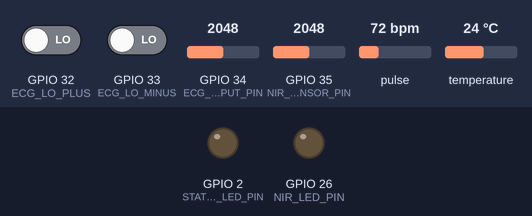
The sketch below on a simulated ESP32. On the bench: output pins drawn as LEDs (lit = HIGH). Inputs (shaded band) come from the test bench; at power-on: pulse 72 bpm, temperature 24 °C, GPIO 32 (ECG_LO_PLUS) LOW, GPIO 35 (NIR_SENSOR_PIN) = 2048, GPIO 33 (ECG_LO_MINUS) LOW, GPIO 34 (ECG_OUTPUT_PIN) = 2048. WiFi joins after 1.5 s; servers stay silent unless stated; uploads are accepted with an empty reply; EEPROM starts erased; what the sketch prints to the serial monitor is not drawn.

Above: at 0.6 s.
At 3.2 s:
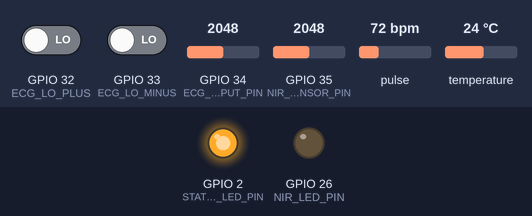
3.3 s: pulse set to 42 bpm
12.3 s: temperature set to 41 °C
At 20.82 s:
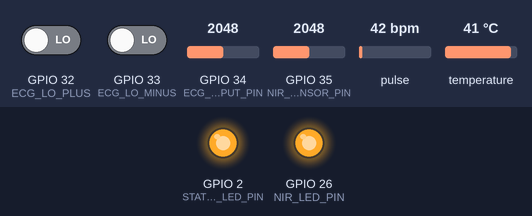
22.3 s: GPIO 32 (ECG_LO_PLUS) driven HIGH
32.2 s: pulse set to 130 bpm
42.3 s: GPIO 35 (NIR_SENSOR_PIN) set to 160
Timing chart, 0 to 52.4 s (numbered marks = the images above; inputs shaded):
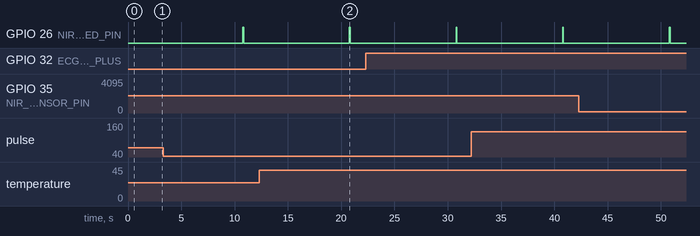

The sketch:

smart_health_monitor.ino
```cpp
/*
 * ============================================================
 *   Smart Health Monitoring System v2.0
 *   Team: Md Yunus, Vishal Yadav, Ankur Sharma
 *   Hardware: ESP32 WROOM-32
 *   Sensors: MAX30102, DS18B20, AD8232, NIR Glucose Module
 * ============================================================
 *
 * LIBRARIES REQUIRED (install via Arduino IDE Library Manager):
 *   - MAX30105 by SparkFun Electronics
 *   - heartRate by SparkFun Electronics (bundled with MAX30105)
 *   - DallasTemperature by Miles Burton
 *   - OneWire by Paul Stoffregen
 *   - ArduinoJson by Benoit Blanchon
 *   - HTTPClient (built-in with ESP32 core)
 *   - WiFi (built-in with ESP32 core)
 */

// ============================================================
//  INCLUDES
// ============================================================
#include <Wire.h>
#include <WiFi.h>
#include <HTTPClient.h>
#include <ArduinoJson.h>
#include <Preferences.h>
#include "MAX30105.h"
#include "heartRate.h"
#include <OneWire.h>
#include <DallasTemperature.h>

// ============================================================
//  WiFi CREDENTIALS — change these
// ============================================================
const char* WIFI_SSID     = "YOUR_WIFI_SSID";
const char* WIFI_PASSWORD = "YOUR_WIFI_PASSWORD";

// ============================================================
//  BACKEND SERVER — change to your Golang server IP/URL
// ============================================================
const char* SERVER_URL = "http://192.168.1.100:8080/api/readings";
const char* DEVICE_KEY = "esp32_device_key_here";
const int   PATIENT_ID = 1;

// ============================================================
//  GPIO PIN DEFINITIONS
// ============================================================

// DS18B20 Temperature Sensor
#define DS18B20_PIN     5       // GPIO5 — Data pin (with 4.7kΩ pull-up to 3.3V)

// AD8232 ECG Module
#define ECG_OUTPUT_PIN  34      // GPIO34 — Analog output (ADC)
#define ECG_LO_PLUS     32      // GPIO32 — Leads-off detection +
#define ECG_LO_MINUS    33      // GPIO33 — Leads-off detection -

// NIR Glucose Sensor (custom IR + photodiode)
#define NIR_SENSOR_PIN  35      // GPIO35 — Analog input from photodiode
#define NIR_LED_PIN     26      // GPIO26 — Controls 940nm IR LED (via transistor)

// Status LED (optional — shows system alive)
#define STATUS_LED_PIN  2       // GPIO2 — Built-in LED on most ESP32 boards

// ============================================================
//  SENSOR OBJECTS
// ============================================================
MAX30105 particleSensor;        // MAX30102 object (library uses MAX30105 name)
OneWire oneWire(DS18B20_PIN);
DallasTemperature tempSensor(&oneWire);

// ============================================================
//  HEART RATE CALCULATION VARIABLES (MAX30102)
// ============================================================
const byte  RATE_SIZE = 4;
byte        rates[RATE_SIZE];
byte        rateSpot = 0;
long        lastBeat = 0;
float       beatsPerMinute = 0;
int         beatAvg = 0;

// ============================================================
//  GLUCOSE CALIBRATION (adjust based on your sensor)
// ============================================================
// Raw ADC range: 0–4095 (12-bit)
// Calibrated glucose range: 40–400 mg/dL
// These are placeholder values — calibrate with a real glucometer
#define GLUCOSE_RAW_MIN   500
#define GLUCOSE_RAW_MAX   3500
#define GLUCOSE_MG_MIN    40
#define GLUCOSE_MG_MAX    400

// ============================================================
//  TIMING
// ============================================================
#define SEND_INTERVAL_MS  10000   // Send data to server every 10 seconds
unsigned long lastSendTime = 0;

#define HTTP_TIMEOUT_MS             8000
#define WIFI_RECONNECT_INTERVAL_MS  15000
#define RETRY_BASE_DELAY_MS         5000
#define RETRY_MAX_DELAY_MS          60000
#define MAX_BUFFERED_PACKETS        12

unsigned long lastWiFiReconnectAttempt = 0;
unsigned long nextRetryAt = 0;
unsigned long retryDelayMs = RETRY_BASE_DELAY_MS;

struct TelemetryPacket {
  int bpm;
  int spo2;
  float temp;
  int ecg;
  float glucose;
};

TelemetryPacket packetQueue[MAX_BUFFERED_PACKETS];
int queueHead = 0;
int queueTail = 0;
int queueCount = 0;
Preferences queuePrefs;

bool enqueuePacket(const TelemetryPacket& packet);
bool peekPacket(TelemetryPacket& packet);
void popPacket();
void flushQueuedPackets();
bool postPacket(const TelemetryPacket& packet);
void persistQueueState();
void loadQueueState();

// ============================================================
//  THRESHOLD FLAGS
// ============================================================
#define SPO2_LOW_THRESHOLD      94      // Below this = flag
#define BPM_HIGH_THRESHOLD      100     // Above this = flag
#define BPM_LOW_THRESHOLD       50      // Below this = flag
#define TEMP_HIGH_THRESHOLD     38.0    // Celsius
#define GLUCOSE_HIGH_THRESHOLD  180.0   // mg/dL — urgent flag
#define GLUCOSE_LOW_THRESHOLD   70.0    // mg/dL — hypoglycemia alert


// ============================================================
//  SETUP
// ============================================================
void setup() {
  Serial.begin(115200);
  delay(500);
  Serial.println("\n=== Smart Health Monitor Booting ===");

  // Status LED
  pinMode(STATUS_LED_PIN, OUTPUT);
  digitalWrite(STATUS_LED_PIN, LOW);

  // AD8232 leads-off detection pins
  pinMode(ECG_LO_PLUS,  INPUT);
  pinMode(ECG_LO_MINUS, INPUT);

  // NIR LED control pin
  pinMode(NIR_LED_PIN, OUTPUT);
  digitalWrite(NIR_LED_PIN, LOW);

  // ---- Connect to WiFi ----
  connectWiFi();

  // ---- Restore unsent telemetry queue ----
  loadQueueState();

  // ---- Init DS18B20 ----
  tempSensor.begin();
  Serial.println("[DS18B20] Temperature sensor initialized.");

  // ---- Init MAX30102 ----
  if (!particleSensor.begin(Wire, I2C_SPEED_FAST)) {
    Serial.println("[MAX30102] ERROR: Sensor not found. Check wiring!");
    // Non-fatal — loop will handle missing data
  } else {
    particleSensor.setup();
    particleSensor.setPulseAmplitudeRed(0x0A);   // Low power red LED
    particleSensor.setPulseAmplitudeGreen(0);     // Green LED off
    Serial.println("[MAX30102] Pulse oximeter initialized.");
  }

  Serial.println("=== Boot Complete. Monitoring started. ===\n");
  digitalWrite(STATUS_LED_PIN, HIGH);
}


// ============================================================
//  MAIN LOOP
// ============================================================
void loop() {

  // Keep WiFi healthy in long-running mode
  if (WiFi.status() != WL_CONNECTED && millis() - lastWiFiReconnectAttempt >= WIFI_RECONNECT_INTERVAL_MS) {
    lastWiFiReconnectAttempt = millis();
    connectWiFi();
  }

  // 1. Read heart rate from MAX30102
  readHeartRate();

  // 2. Every SEND_INTERVAL_MS, collect all sensors and POST to server
  if (millis() - lastSendTime >= SEND_INTERVAL_MS) {
    lastSendTime = millis();

    float bodyTemp   = readTemperature();
    int   spo2       = readSpO2();
    int   ecgValue   = readECG();
    float glucose    = readGlucose();
    bool  isUrgent   = checkThresholds(beatAvg, spo2, bodyTemp, glucose);

    printReadings(beatAvg, spo2, bodyTemp, ecgValue, glucose, isUrgent);
    sendToServer(beatAvg, spo2, bodyTemp, ecgValue, glucose, isUrgent);
  }

  // Try draining queued telemetry when network and retry window allow
  flushQueuedPackets();
}


// ============================================================
//  FUNCTION: Connect to WiFi
// ============================================================
void connectWiFi() {
  if (WiFi.status() == WL_CONNECTED) {
    return;
  }

  Serial.print("[WiFi] Connecting to ");
  Serial.print(WIFI_SSID);
  WiFi.begin(WIFI_SSID, WIFI_PASSWORD);
  int attempts = 0;
  while (WiFi.status() != WL_CONNECTED && attempts < 20) {
    delay(500);
    Serial.print(".");
    attempts++;
  }
  if (WiFi.status() == WL_CONNECTED) {
    Serial.println("\n[WiFi] Connected! IP: " + WiFi.localIP().toString());
  } else {
    Serial.println("\n[WiFi] FAILED. Running offline — data will not be sent.");
  }
}


// ============================================================
//  FUNCTION: Read Heart Rate from MAX30102
//  Call this in every loop iteration — it's interrupt-driven
// ============================================================
void readHeartRate() {
  long irValue = particleSensor.getIR();

  if (checkForBeat(irValue)) {
    long delta = millis() - lastBeat;
    lastBeat   = millis();

    beatsPerMinute = 60.0 / (delta / 1000.0);

    if (beatsPerMinute < 255 && beatsPerMinute > 20) {
      rates[rateSpot++] = (byte)beatsPerMinute;
      rateSpot %= RATE_SIZE;

      // Average the last RATE_SIZE readings
      beatAvg = 0;
      for (byte x = 0; x < RATE_SIZE; x++) beatAvg += rates[x];
      beatAvg /= RATE_SIZE;
    }
  }
}


// ============================================================
//  FUNCTION: Read SpO2 from MAX30102
//  Returns estimated SpO2 percentage (simplified calculation)
// ============================================================
int readSpO2() {
  long redValue = particleSensor.getRed();
  long irValue  = particleSensor.getIR();

  if (irValue < 50000) {
    // No finger detected
    return 0;
  }

  // Simplified R-value ratio method
  // For accurate SpO2, use SparkFun's spo2_algorithm library
  float ratio = (float)redValue / (float)irValue;
  int spo2 = (int)(110.0 - 25.0 * ratio);
  spo2 = constrain(spo2, 70, 100);
  return spo2;
}


// ============================================================
//  FUNCTION: Read Body Temperature from DS18B20
// ============================================================
float readTemperature() {
  tempSensor.requestTemperatures();
  float tempC = tempSensor.getTempCByIndex(0);
  if (tempC == DEVICE_DISCONNECTED_C) {
    Serial.println("[DS18B20] ERROR: Sensor disconnected!");
    return -1.0;
  }
  return tempC;
}


// ============================================================
//  FUNCTION: Read ECG analog value from AD8232
//  Returns raw ADC value (0–4095)
//  Leads-off detection: if LO+ or LO- are HIGH, electrodes are off
// ============================================================
int readECG() {
  if (digitalRead(ECG_LO_PLUS) == HIGH || digitalRead(ECG_LO_MINUS) == HIGH) {
    Serial.println("[AD8232] Leads off! Check electrode placement.");
    return -1;   // Sentinel value: leads disconnected
  }
  return analogRead(ECG_OUTPUT_PIN);
}


// ============================================================
//  FUNCTION: Read Glucose via NIR sensor
//  Returns estimated glucose in mg/dL
// ============================================================
float readGlucose() {
  // Turn IR LED on
  digitalWrite(NIR_LED_PIN, HIGH);
  delay(10);  // Stabilization time

  // Take multiple readings and average for noise reduction
  long rawSum = 0;
  for (int i = 0; i < 10; i++) {
    rawSum += analogRead(NIR_SENSOR_PIN);
    delay(5);
  }
  long rawAvg = rawSum / 10;

  // Turn IR LED off
  digitalWrite(NIR_LED_PIN, LOW);

  // Map raw ADC value to glucose range
  float glucose = map(rawAvg, GLUCOSE_RAW_MIN, GLUCOSE_RAW_MAX,
                      GLUCOSE_MG_MIN, GLUCOSE_MG_MAX);
  glucose = constrain(glucose, GLUCOSE_MG_MIN, GLUCOSE_MG_MAX);
  return glucose;
}


// ============================================================
//  FUNCTION: Check Thresholds — returns true if urgent
// ============================================================
bool checkThresholds(int bpm, int spo2, float temp, float glucose) {
  bool urgent = false;

  if (spo2 > 0 && spo2 < SPO2_LOW_THRESHOLD) {
    Serial.println("[ALERT] SpO2 critically low!");
    urgent = true;
  }
  if (bpm > BPM_HIGH_THRESHOLD) {
    Serial.println("[ALERT] Heart rate too high!");
    urgent = true;
  }
  if (bpm > 0 && bpm < BPM_LOW_THRESHOLD) {
    Serial.println("[ALERT] Heart rate too low!");
    urgent = true;
  }
  if (temp > TEMP_HIGH_THRESHOLD) {
    Serial.println("[ALERT] Fever detected!");
    urgent = true;
  }
  if (glucose > GLUCOSE_HIGH_THRESHOLD) {
    Serial.println("[ALERT] Blood sugar high — URGENT FLAG!");
    urgent = true;
  }
  if (glucose > 0 && glucose < GLUCOSE_LOW_THRESHOLD && bpm > BPM_HIGH_THRESHOLD) {
    Serial.println("[ALERT] Hypoglycemic event suspected!");
    urgent = true;
  }

  return urgent;
}


// ============================================================
//  FUNCTION: Print readings to Serial Monitor
// ============================================================
void printReadings(int bpm, int spo2, float temp, int ecg, float glucose, bool urgent) {
  Serial.println("\n--- Sensor Readings ---");
  Serial.print("Heart Rate (BPM): "); Serial.println(bpm);
  Serial.print("SpO2 (%):         "); Serial.println(spo2);
  Serial.print("Body Temp (C):    "); Serial.println(temp, 2);
  Serial.print("ECG (raw ADC):    "); Serial.println(ecg);
  Serial.print("Glucose (mg/dL):  "); Serial.println(glucose, 1);
  Serial.print("URGENT FLAG:      "); Serial.println(urgent ? "YES" : "NO");
  Serial.println("-----------------------\n");
}


// ============================================================
//  FUNCTION: Queue telemetry and trigger immediate flush attempt
// ============================================================
void sendToServer(int bpm, int spo2, float temp, int ecg, float glucose, bool urgent) {
  TelemetryPacket packet;
  packet.bpm = bpm;
  packet.spo2 = spo2;
  packet.temp = temp;
  packet.ecg = ecg;
  packet.glucose = glucose;

  if (!enqueuePacket(packet)) {
    Serial.println("[QUEUE] Full buffer. Dropping oldest packet.");
    popPacket();
    enqueuePacket(packet);
  }

  flushQueuedPackets();
}

bool enqueuePacket(const TelemetryPacket& packet) {
  if (queueCount >= MAX_BUFFERED_PACKETS) {
    return false;
  }

  packetQueue[queueTail] = packet;
  queueTail = (queueTail + 1) % MAX_BUFFERED_PACKETS;
  queueCount++;
  persistQueueState();
  return true;
}

bool peekPacket(TelemetryPacket& packet) {
  if (queueCount == 0) {
    return false;
  }

  packet = packetQueue[queueHead];
  return true;
}

void popPacket() {
  if (queueCount == 0) {
    return;
  }

  queueHead = (queueHead + 1) % MAX_BUFFERED_PACKETS;
  queueCount--;
  persistQueueState();
}

void flushQueuedPackets() {
  if (queueCount == 0) {
    return;
  }

  if (WiFi.status() != WL_CONNECTED) {
    return;
  }

  if (nextRetryAt > 0 && millis() < nextRetryAt) {
    return;
  }

  while (queueCount > 0) {
    TelemetryPacket packet;
    if (!peekPacket(packet)) {
      return;
    }

    bool sent = postPacket(packet);
    if (sent) {
      popPacket();
      retryDelayMs = RETRY_BASE_DELAY_MS;
      nextRetryAt = 0;
      continue;
    }

    nextRetryAt = millis() + retryDelayMs;
    retryDelayMs = min(retryDelayMs * 2, (unsigned long)RETRY_MAX_DELAY_MS);
    Serial.println("[HTTP] Send failed, backing off retry.");
    return;
  }
}

bool postPacket(const TelemetryPacket& packet) {
  if (WiFi.status() != WL_CONNECTED) {
    Serial.println("[HTTP] No WiFi — packet stays queued.");
    return false;
  }

  HTTPClient http;
  http.setTimeout(HTTP_TIMEOUT_MS);
  http.begin(SERVER_URL);
  http.addHeader("Content-Type", "application/json");
  http.addHeader("X-Device-Key", DEVICE_KEY);

  // Build JSON payload
  StaticJsonDocument<256> doc;
  doc["patient_id"]    = PATIENT_ID;
  doc["bpm"]           = packet.bpm;
  doc["spo2"]          = packet.spo2;
  doc["temp"]          = packet.temp;
  doc["ecg_raw"]       = packet.ecg;
  doc["glucose_level"] = packet.glucose;

  String payload;
  serializeJson(doc, payload);

  Serial.println("[HTTP] Sending: " + payload);

  int responseCode = http.POST(payload);
  if (responseCode >= 200 && responseCode < 300) {
    Serial.println("[HTTP] Response code: " + String(responseCode));
    Serial.println("[HTTP] Body: " + http.getString());
    http.end();
    return true;
  }

  if (responseCode >= 400 && responseCode < 500 && responseCode != 429) {
    // Permanent request errors should not be retried indefinitely.
    Serial.println("[HTTP] Permanent error, dropping packet. Code: " + String(responseCode));
    Serial.println("[HTTP] Body: " + http.getString());
    http.end();
    return true;
  }

  if (responseCode > 0) {
    Serial.println("[HTTP] Retryable response code: " + String(responseCode));
  } else {
    Serial.println("[HTTP] POST failed. Error: " + http.errorToString(responseCode));
  }

  http.end();
  return false;
}

void persistQueueState() {
  queuePrefs.begin("telemetry", false);
  queuePrefs.putInt("head", queueHead);
  queuePrefs.putInt("tail", queueTail);
  queuePrefs.putInt("count", queueCount);
  queuePrefs.putBytes("packets", packetQueue, sizeof(packetQueue));
  queuePrefs.end();
}

void loadQueueState() {
  queuePrefs.begin("telemetry", true);
  int savedCount = queuePrefs.getInt("count", 0);
  if (savedCount < 0 || savedCount > MAX_BUFFERED_PACKETS) {
    queuePrefs.end();
    queueHead = 0;
    queueTail = 0;
    queueCount = 0;
    return;
  }

  int savedHead = queuePrefs.getInt("head", 0);
  int savedTail = queuePrefs.getInt("tail", 0);
  size_t expected = sizeof(packetQueue);
  size_t copied = queuePrefs.getBytes("packets", packetQueue, expected);
  queuePrefs.end();

  if (copied != expected) {
    queueHead = 0;
    queueTail = 0;
    queueCount = 0;
    return;
  }

  if (savedHead < 0 || savedHead >= MAX_BUFFERED_PACKETS || savedTail < 0 || savedTail >= MAX_BUFFERED_PACKETS) {
    queueHead = 0;
    queueTail = 0;
    queueCount = 0;
    return;
  }

  queueHead = savedHead;
  queueTail = savedTail;
  queueCount = savedCount;
  Serial.println("[QUEUE] Restored buffered telemetry count: " + String(queueCount));
}
```
